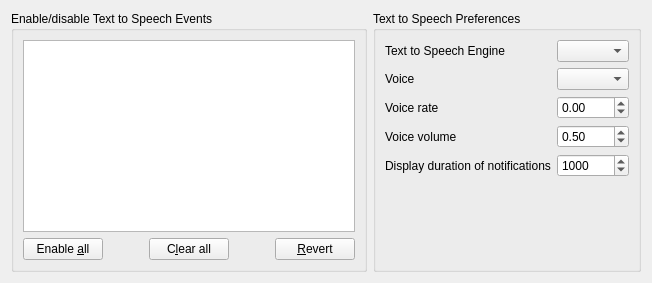
     <widget class="QWidget" name="ttsTab">
      <attribute name="title">
       <string>Text To Speech</string>
      </attribute>
      <layout class="QHBoxLayout" name="horizontalLayout_22">
       <item>
        <widget class="QGroupBox" name="groupBox_12">
         <property name="title">
          <string>Enable/disable Text to Speech Events</string>
         </property>
         <layout class="QVBoxLayout" name="verticalLayout_16">
          <item>
           <widget class="TTSEventsTreeView" name="ttsTreeView">
            <property name="editTriggers">
             <set>QAbstractItemView::NoEditTriggers</set>
            </property>
            <property name="showDropIndicator" stdset="0">
             <bool>false</bool>
            </property>
            <property name="alternatingRowColors">
             <bool>true</bool>
            </property>
            <property name="rootIsDecorated">
             <bool>false</bool>
            </property>
            <property name="itemsExpandable">
             <bool>false</bool>
            </property>
            <property name="expandsOnDoubleClick">
             <bool>false</bool>
            </property>
           </widget>
          </item>
          <item>
           <layout class="QHBoxLayout" name="horizontalLayout_23">
            <item>
             <widget class="QPushButton" name="ttsEnableallButton">
              <property name="text">
               <string>Enable &amp;all</string>
              </property>
             </widget>
            </item>
            <item>
             <spacer name="horizontalSpacer_23">
              <property name="orientation">
               <enum>Qt::Horizontal</enum>
              </property>
              <property name="sizeHint" stdset="0">
               <size>
                <width>40</width>
                <height>20</height>
               </size>
              </property>
             </spacer>
            </item>
            <item>
             <widget class="QPushButton" name="ttsClearallButton">
              <property name="text">
               <string>C&amp;lear all</string>
              </property>
             </widget>
            </item>
            <item>
             <spacer name="horizontalSpacer_25">
              <property name="orientation">
               <enum>Qt::Horizontal</enum>
              </property>
              <property name="sizeHint" stdset="0">
               <size>
                <width>40</width>
                <height>20</height>
               </size>
              </property>
             </spacer>
            </item>
            <item>
             <widget class="QPushButton" name="ttsRevertButton">
              <property name="text">
               <string>&amp;Revert</string>
              </property>
             </widget>
            </item>
           </layout>
          </item>
         </layout>
        </widget>
       </item>
       <item>
        <widget class="QGroupBox" name="groupBox_11">
         <property name="title">
          <string>Text to Speech Preferences</string>
         </property>
         <layout class="QFormLayout" name="formLayout_3">
          <item row="0" column="0">
           <widget class="QLabel" name="label_44">
            <property name="text">
             <string>Text to Speech Engine</string>
            </property>
            <property name="buddy">
             <cstring>ttsengineComboBox</cstring>
            </property>
           </widget>
          </item>
          <item row="0" column="1">
           <widget class="QComboBox" name="ttsengineComboBox"/>
          </item>
          <item row="1" column="0">
           <widget class="QLabel" name="label_voice">
            <property name="text">
             <string>Voice</string>
            </property>
            <property name="buddy">
             <cstring>ttsVoiceComboBox</cstring>
            </property>
           </widget>
          </item>
          <item row="1" column="1">
           <widget class="QComboBox" name="ttsVoiceComboBox"/>
          </item>
          <item row="2" column="0">
           <widget class="QLabel" name="label_voicerate">
            <property name="text">
             <string>Voice rate</string>
            </property>
            <property name="buddy">
             <cstring>voiceRateSpinBox</cstring>
            </property>
           </widget>
          </item>
          <item row="2" column="1">
           <widget class="QDoubleSpinBox" name="voiceRateSpinBox">
            <property name="minimum">
             <double>-1.000000000000000</double>
            </property>
            <property name="maximum">
             <double>1.000000000000000</double>
            </property>
            <property name="singleStep">
             <double>0.100000000000000</double>
            </property>
            <property name="value">
             <double>0.000000000000000</double>
            </property>
           </widget>
          </item>
          <item row="3" column="0">
           <widget class="QLabel" name="label_voicevolume">
            <property name="text">
             <string>Voice volume</string>
            </property>
            <property name="buddy">
             <cstring>voiceVolumeSpinBox</cstring>
            </property>
           </widget>
          </item>
          <item row="3" column="1">
           <widget class="QDoubleSpinBox" name="voiceVolumeSpinBox">
            <property name="minimum">
             <double>0.000000000000000</double>
            </property>
            <property name="maximum">
             <double>1.000000000000000</double>
            </property>
            <property name="singleStep">
             <double>0.100000000000000</double>
            </property>
            <property name="value">
             <double>0.500000000000000</double>
            </property>
           </widget>
          </item>
          <item row="4" column="0">
           <widget class="QLabel" name="label_notifTimestamp">
            <property name="text">
             <string>Display duration of notifications</string>
            </property>
            <property name="buddy">
             <cstring>notifTimestampSpinBox</cstring>
            </property>
           </widget>
          </item>
          <item row="4" column="1">
           <widget class="QSpinBox" name="notifTimestampSpinBox">
            <property name="minimum">
             <number>1</number>
            </property>
            <property name="maximum">
             <number>10000</number>
            </property>
            <property name="value">
             <number>1000</number>
            </property>
           </widget>
          </item>
         </layout>
        </widget>
       </item>
      </layout>
     </widget>
